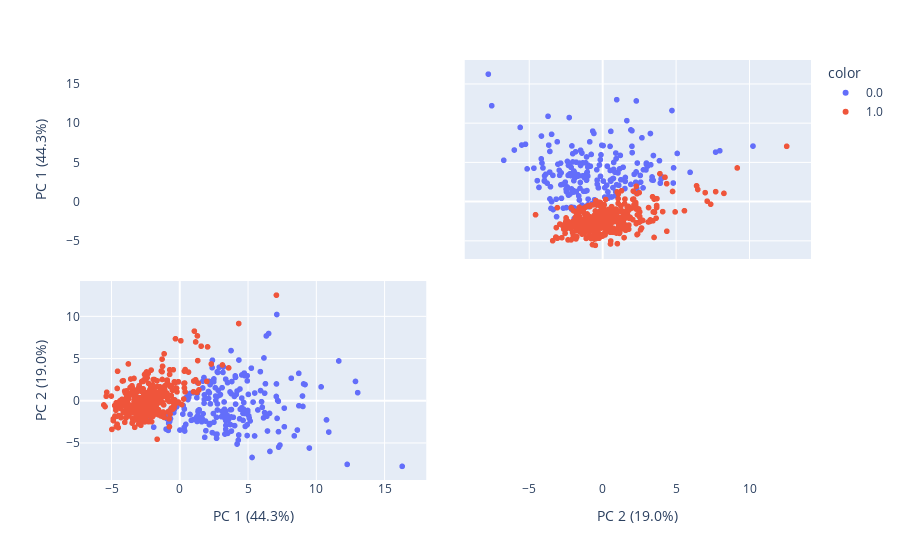

The notebook cell saved with this chart:
### Markdown cell above
#### Applying pca reduction

### Code cell
pca_2_df = pca_reduction(df_cancer, 2)

### Figure 1 — Plotly figure (JSON) as saved in the notebook; plotly's stock layout.template omitted (floating-point values rounded to 4 significant figures; data arrays with more than 128 entries replaced by an {"elided": "..."} marker saying what was removed)
{"data": [{"diagonal": {"visible": false}, "dimensions": [{"axis": {"matches": true}, "label": "PC 1 (44.3%)", "values": {"elided": "212 float values"}}, {"axis": {"matches": true}, "label": "PC 2 (19.0%)", "values": {"elided": "212 float values"}}], "hovertemplate": "color=0.0<br>%{xaxis.title.text}=%{x}<br>%{yaxis.title.text}=%{y}<extra></extra>", "legendgroup": "0.0", "marker": {"color": "#636efa", "symbol": "circle"}, "name": "0.0", "showlegend": true, "type": "splom"}, {"diagonal": {"visible": false}, "dimensions": [{"axis": {"matches": true}, "label": "PC 1 (44.3%)", "values": {"elided": "357 float values"}}, {"axis": {"matches": true}, "label": "PC 2 (19.0%)", "values": {"elided": "357 float values"}}], "hovertemplate": "color=1.0<br>%{xaxis.title.text}=%{x}<br>%{yaxis.title.text}=%{y}<extra></extra>", "legendgroup": "1.0", "marker": {"color": "#EF553B", "symbol": "circle"}, "name": "1.0", "showlegend": true, "type": "splom"}], "layout": {"autosize": true, "dragmode": "select", "legend": {"title": {"text": "color"}, "tracegroupgap": 0}, "margin": {"t": 60}, "xaxis": {"autorange": true, "range": [-7.831, 18.58], "type": "linear"}, "xaxis2": {"autorange": true, "range": [-9.88, 14.67], "type": "linear"}, "yaxis": {"autorange": true, "range": [-7.831, 18.58], "type": "linear"}, "yaxis2": {"autorange": true, "range": [-9.88, 14.67], "type": "linear"}}}
